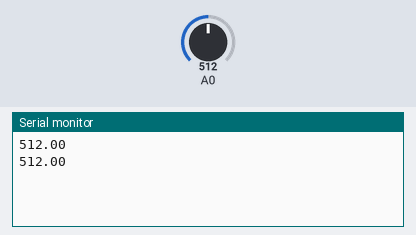
This sketch was run on a simulated Arduino Uno, built with avr-gcc and run on an emulated ATmega328P. Shown: the last lines printed to the serial monitor. The inputs (shaded band) are chosen by the test bench; at power-on: A0 = 512.

Above: at 5.8 s.
5.9 s: A0 set to 716
At 10.6 s:
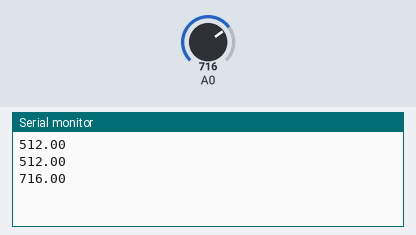
11.9 s: A0 set to 900
At 15.7 s:
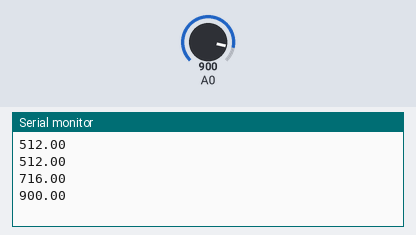
Timing chart, 0 to 17.2 s (numbered marks = the images above; inputs shaded):
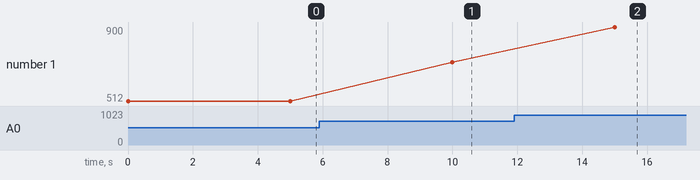

Measured:
- after the input at 5.9 s, the serial monitor: prints a new line after 4.1 s (image 1)
- after the input at 11.9 s, the serial monitor: prints a new line after 3.1 s (image 2)
- plotted number 1: 512 → 716 after the input at 5.9 s, 716 → 900 after the input at 11.9 s

The sketch:

testhumedad.ino
```cpp
float humedad_leida = 0;

void setup () {
    Serial.begin(9600);

}

void loop() {
    humedad_leida = analogRead(A0);
    Serial.println(humedad_leida);
    delay(5000);
}
```
